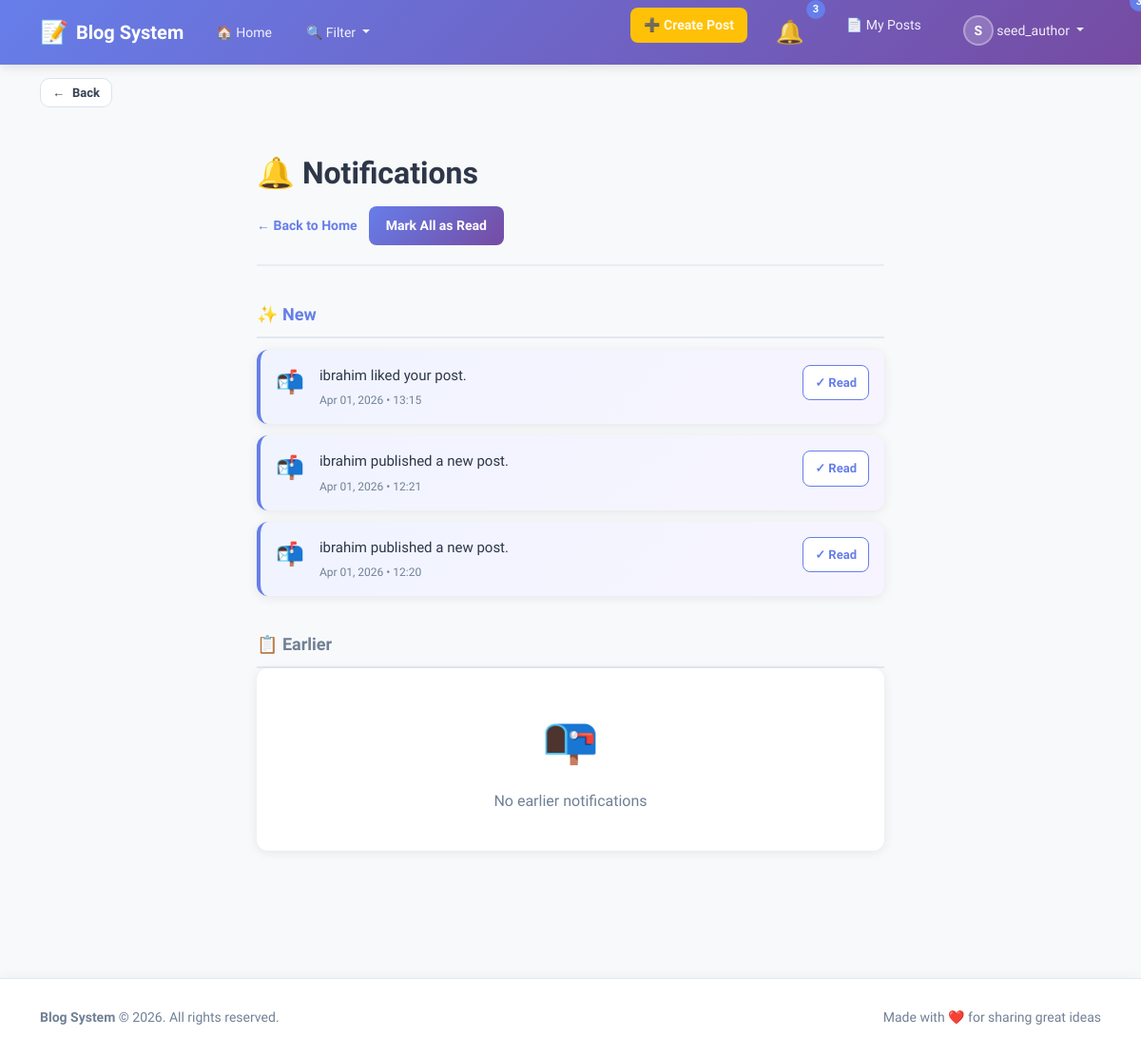
The app's page /notifications/ (signed in), older data.
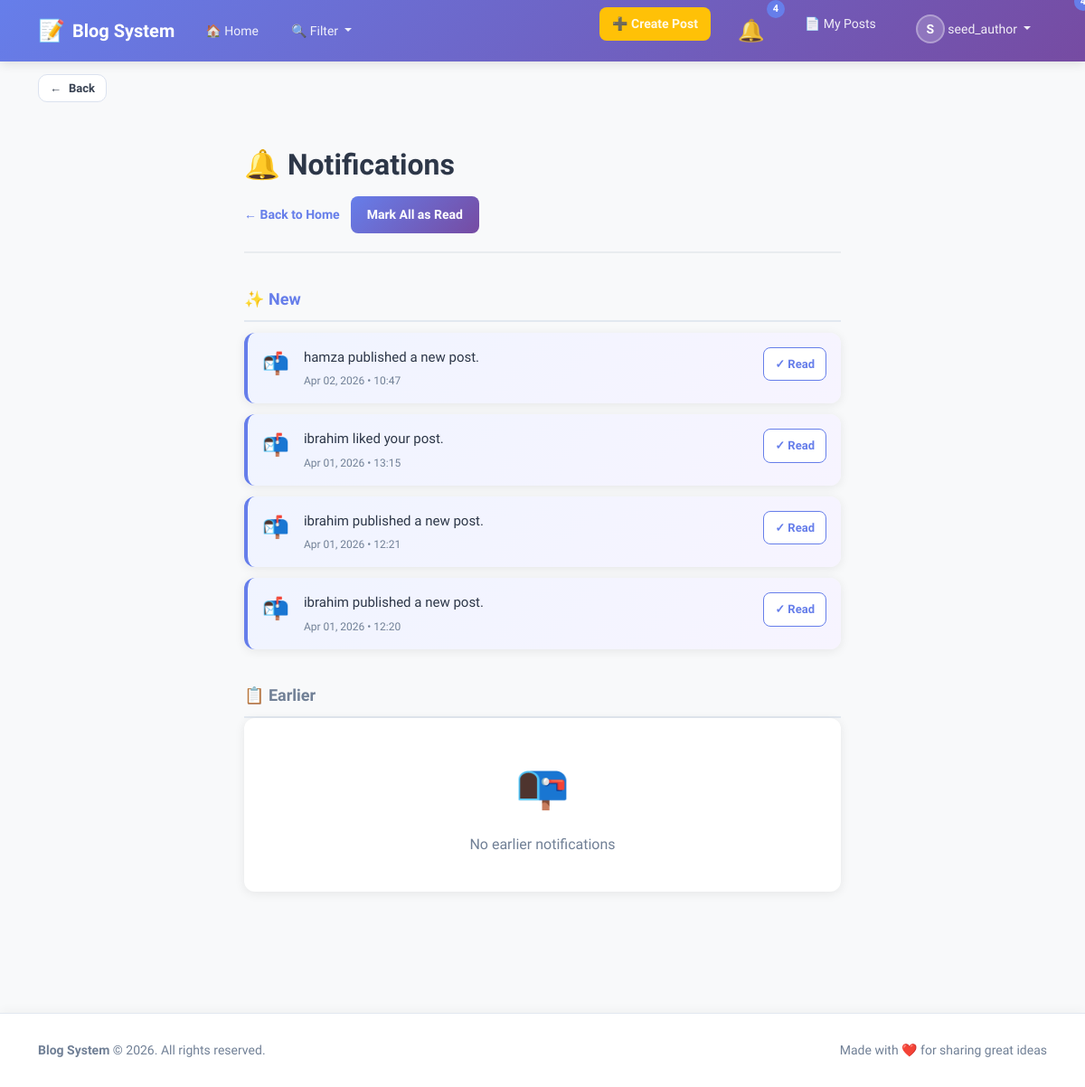
The same page, newer data.
### blog/models.py (models this page shows, shortened)
class Notification(models.Model):
    user = models.ForeignKey(settings.AUTH_USER_MODEL, on_delete=models.CASCADE)
    post = models.ForeignKey(Post, on_delete=models.CASCADE, related_name='notifications')
    message = models.TextField()
    is_read = models.BooleanField(default=False)
    created_at = models.DateTimeField(auto_now_add=True)
    sender = models.ForeignKey(CustomUser, on_delete=models.CASCADE, related_name='notifications_sent')

### blog/views.py (the view)
# urls.py: path('notifications/', notifications_list, name='notifications_list'),
@login_required
def notifications_list(request):
    new_notifications = Notification.objects.filter(user=request.user, is_read=False).order_by("-created_at")
    old_notifications = Notification.objects.filter(user=request.user, is_read=True).order_by("-created_at")
    return render(request, "notifications/list.html", {"new_notifications": new_notifications,"old_notifications": old_notifications,})

### blog/context_processors.py (called while the page is built)
def notifications_badge(request):
    if request.user.is_authenticated:
        unread_count = Notification.objects.filter(user=request.user, is_read=False).count()
    else:
        unread_count = 0
    return {"unread_notifications_count": unread_count}

def navbar_context(request):
    all_categories = Category.objects.all().order_by("name")
    selected_category_ids = []
    if request.GET:
        selected_category_ids = [int(id) for id in request.GET.getlist("categories") if id and id != "all"]
    return {
        "all_categories": all_categories,
        "selected_category_ids": selected_category_ids,
    }

### templates/notifications/list.html (shortened to what this page needs)
{% extends "base.html" %}
{% block content %}
<link rel="stylesheet" href="https://cdn.jsdelivr.net/npm/bootstrap@5.3.0/dist/css/bootstrap.min.css">
<div class="notifications-container">
    <div class="page-header">
        <h1>🔔 Notifications</h1>
        <div class="header-actions">
            <a href="{% url 'blog:home' %}" class="btn-back">← Back to Home</a>
            <form method="post" action="{% url 'blog:mark_all_read' %}" style="margin: 0;">
                <button type="submit" class="btn-mark-all">Mark All as Read</button>
            </form>
        </div>
    </div>
    <div class="section-divider">
        <h2 class="section-title new">
            <span>✨ New</span>
            {% if new_notifications %}
                <span class="notification-badge">{{ new_notifications|length }}</span>
            {% endif %}
        </h2>
        {% if new_notifications %}
            {% for n in new_notifications %}
                <div class="notification-item new">
                    <div class="notification-icon">📬</div>
                    <div class="notification-content">
                        <p class="notification-message">{{ n.message }}</p>
                        <div class="notification-time">{{ n.created_at|date:"M d, Y • H:i" }}</div>
                    </div>
                    <div class="notification-actions">
                        <form method="post" action="{% url 'blog:mark_read' n.id %}" style="margin: 0;">
                            <button type="submit" class="btn-mark-read">
                                ✓ Read
                            </button>
                        </form>
                    </div>
                </div>
            {% endfor %}
        {% else %}
            <div class="empty-state">
                <div class="empty-state-icon">📭</div>
                <p class="empty-state-text">No new notifications</p>
            </div>
        {% endif %}
    </div>
    <div class="section-divider">
        <h2 class="section-title old">
            <span>📋 Earlier</span>
        </h2>
        {% if old_notifications %}
            {% for n in old_notifications %}
                <div class="notification-item old">
                    <div class="notification-icon">📪</div>
                    <div class="notification-content">
                        <p class="notification-message">{{ n.message }}</p>
                        <div class="notification-time">{{ n.created_at|date:"M d, Y • H:i" }}</div>
                    </div>
                </div>
            {% endfor %}
        {% else %}
            <div class="empty-state">
                <div class="empty-state-icon">📭</div>
                <p class="empty-state-text">No earlier notifications</p>
            </div>
        {% endif %}
    </div>
</div>
{% endblock %}

### templates/includes/navbar.html (shortened to what this page needs)
<nav class="navbar navbar-expand-lg navbar-light">
    <div class="container">
        <a class="navbar-brand" href="{% url 'blog:home' %}">
            <span class="brand-icon">📝</span>
            <strong>Blog System</strong>
        </a>
        <div class="collapse navbar-collapse" id="navbarContent">
            <ul class="navbar-nav me-auto">
                <li class="nav-item">
                    <a class="nav-link" href="{% url 'blog:home' %}">
                        🏠 Home
                    </a>
                </li>
                <li class="nav-item dropdown">
                    <a class="nav-link dropdown-toggle filter-toggle" href="#" id="filterDropdown" role="button" data-bs-toggle="dropdown" aria-expanded="false">
                        🔍 Filter
                    </a>
                </li>
            </ul>
            <ul class="navbar-nav ms-auto">
                {% if user.is_authenticated %}
                    <li class="nav-item me-2">
                        <a class="nav-link btn-create-post" href="{% url 'blog:create_post' %}">
                            ➕ Create Post
                        </a>
                    </li>
                    <li class="nav-item me-2">
                        <a class="nav-link notifications-link" href="{% url 'blog:notifications_list' %}">
                            <span class="notification-icon">🔔</span>
                            <span class="notification-badge" id="notif-count">{{ unread_notifications_count }}</span>
                        </a>
                    </li>
                    <li class="nav-item me-2">
                        <a class="nav-link" href="{% url 'blog:my_posts' %}">
                            📄 My Posts
                        </a>
                    </li>
                    <li class="nav-item dropdown">
                        <a class="nav-link dropdown-toggle user-dropdown" href="#" id="userDropdown" role="button" data-bs-toggle="dropdown" aria-expanded="false">
                            <span class="user-avatar">{{ user.username|first|upper }}</span>
                            {{ user.username }}
                        </a>
                    </li>
                {% endif %}
            </ul>
        </div>
    </div>
</nav>

Row changes from the older to the newer data that the page shows:
added Notification: message "hamza published a new post.", created_at "Apr 02, 2026 • 10:47"
Text that changed along with them:
{{ unread_notifications_count }}: "3" → "4"
